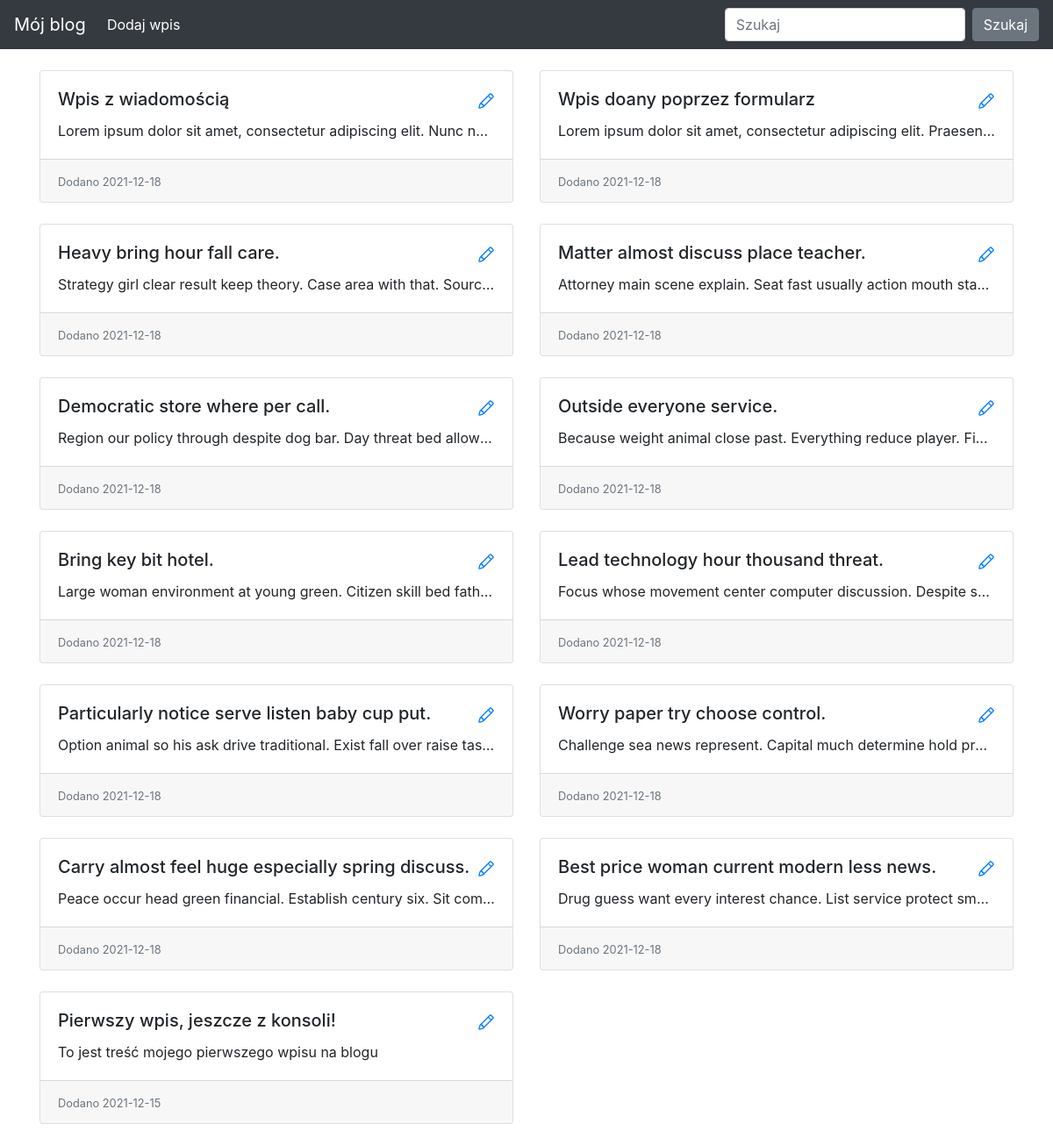
Before: / with the older database file.
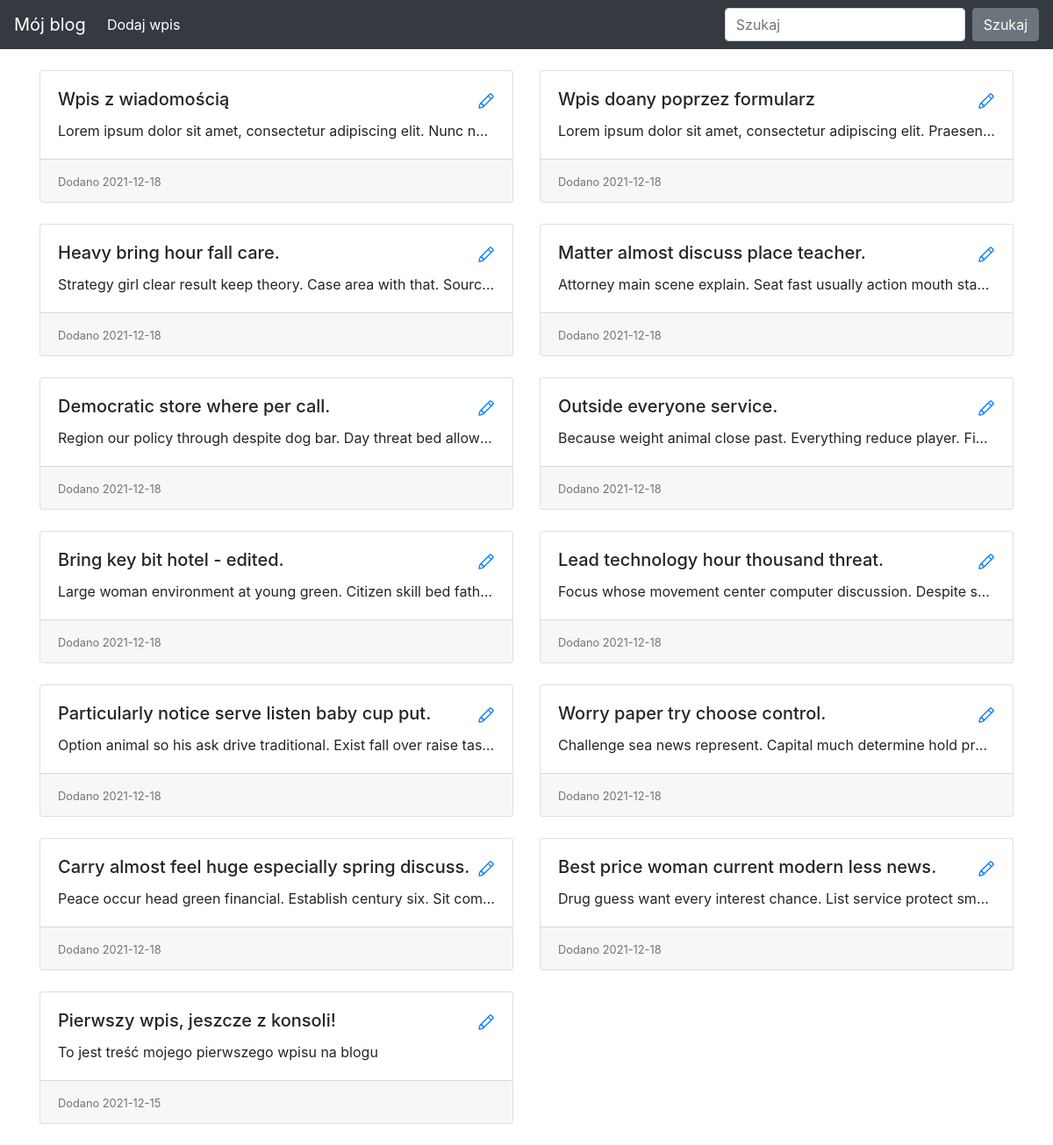
After: the same page with the newer database file.
### blog/models.py (models this page shows)
class Entry(db.Model):
    id = db.Column(db.Integer, primary_key=True)
    title = db.Column(db.String(80), nullable=False)
    body = db.Column(db.Text, nullable=False)
    pub_date = db.Column(db.DateTime, nullable=False,
                         default=datetime.datetime.utcnow)
    is_published = db.Column(db.Boolean, default=False)

### blog/routes.py (the view)
@app.route("/")
def index():
    all_posts = Entry.query.filter_by(
        is_published=True).order_by(Entry.pub_date.desc())
    return render_template("homepage.html", all_posts=all_posts)

### blog/templates/homepage.html (shortened to what this page needs)
{% extends "base.html" %} {% block content %}
<div class="row row-cols-1 row-cols-md-2">
  {% for post in all_posts %}
  <div class="col mb-4">
      <div class="card h-100">
        <div class="card-body">
          <h5 class="card-title d-flex flex-row">
            {{ post.title }}
            <a href="{{ url_for('edit_entry', entry_id=post.id) }}" class="ml-auto">
            </a>
          </h5>
          <p class="card-text text-truncate">{{ post.body}}</p>
        </div>
        <div class="card-footer">
            <small class="text-muted">Dodano {{ post.pub_date.strftime('%Y-%m-%d') }}</small>
          </div>
      </div>
  </div>
  {% endfor %}
</div>
{% endblock %}

### blog/templates/base.html (shortened to what this page needs)
<!doctype html>
<html lang="en">
<head>
 <link rel="stylesheet" href="https://stackpath.bootstrapcdn.com/bootstrap/4.5.0/css/bootstrap.min.css"
>
</head>
<body>
 <nav class="navbar navbar-expand-md navbar-dark bg-dark fixed-top">
   <a class="navbar-brand" href="/">Mój blog</a>
   <div class="collapse navbar-collapse" id="navbarsExampleDefault">
     <ul class="navbar-nav mr-auto">
      <li class="nav-item active">
        <a class="nav-link" href="/new-post/">Dodaj wpis</span></a>
      </li>
     </ul>
     <form class="form-inline my-2 my-lg-0">
       <input class="form-control mr-sm-2" type="text" placeholder="Szukaj" aria-label="Szukaj">
       <button class="btn btn-secondary my-2 my-sm-0" type="submit">Szukaj</button>
     </form>
   </div>
 </nav>
 <main role="main" class="container">
  {% block content %}
  {% endblock %}
 </main>
</html>

### blog/templates/base.html (style rules this page uses)
body { padding-top: 5rem; }

Changed rows visible on the page:
changed Entry "Large woman environment at young green. Citizen skill bed fath…": title "Bring key bit hotel." → "Bring key bit hotel - edited."
